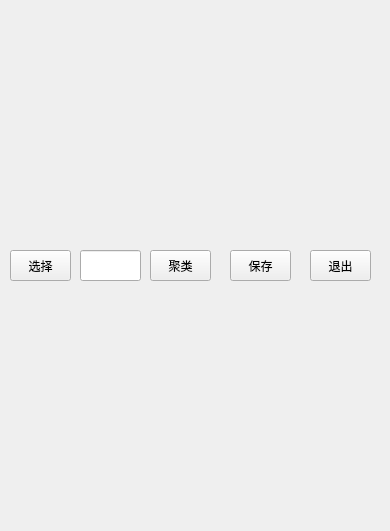
<?xml version="1.0" encoding="UTF-8"?>
<ui version="4.0">
 <class>cluster_cv</class>
 <widget class="QMainWindow" name="cluster_cv">
  <property name="geometry">
   <rect>
    <x>0</x>
    <y>0</y>
    <width>390</width>
    <height>531</height>
   </rect>
  </property>
  <property name="windowTitle">
   <string>cluster_cv</string>
  </property>
  <widget class="QWidget" name="centralWidget">
   <widget class="QPushButton" name="choose_button">
    <property name="geometry">
     <rect>
      <x>10</x>
      <y>250</y>
      <width>61</width>
      <height>31</height>
     </rect>
    </property>
    <property name="styleSheet">
     <string notr="true">QPushButton{

}
QPushButton:pressed{
background-color:rgba(100,255,100,200);
border-color:rgba(255,255,255,30);
border-style:inset;
color:rgba(0,0,0,100);
}
QPushButton:hover{
background-color:rgba(100,255,100,100);
border-color:rgba(255,255,255,200);
color:rgba(0,0,0,200);
}</string>
    </property>
    <property name="text">
     <string>选择</string>
    </property>
   </widget>
   <widget class="QPushButton" name="cluster_button">
    <property name="geometry">
     <rect>
      <x>150</x>
      <y>250</y>
      <width>61</width>
      <height>31</height>
     </rect>
    </property>
    <property name="styleSheet">
     <string notr="true">QPushButton{

}
QPushButton:pressed{
background-color:rgba(100,255,100,200);
border-color:rgba(255,255,255,30);
border-style:inset;
color:rgba(0,0,0,100);
}
QPushButton:hover{
background-color:rgba(100,255,100,100);
border-color:rgba(255,255,255,200);
color:rgba(0,0,0,200);
}</string>
    </property>
    <property name="text">
     <string>聚类</string>
    </property>
   </widget>
   <widget class="QPushButton" name="close_button">
    <property name="geometry">
     <rect>
      <x>310</x>
      <y>250</y>
      <width>61</width>
      <height>31</height>
     </rect>
    </property>
    <property name="styleSheet">
     <string notr="true">QPushButton{

}
QPushButton:pressed{
background-color:rgba(100,255,100,200);
border-color:rgba(255,255,255,30);
border-style:inset;
color:rgba(0,0,0,100);
}
QPushButton:hover{
background-color:rgba(100,255,100,100);
border-color:rgba(255,255,255,200);
color:rgba(0,0,0,200);
}</string>
    </property>
    <property name="text">
     <string>退出</string>
    </property>
   </widget>
   <widget class="QPushButton" name="save_button">
    <property name="geometry">
     <rect>
      <x>230</x>
      <y>250</y>
      <width>61</width>
      <height>31</height>
     </rect>
    </property>
    <property name="styleSheet">
     <string notr="true">QPushButton{

}
QPushButton:pressed{
background-color:rgba(100,255,100,200);
border-color:rgba(255,255,255,30);
border-style:inset;
color:rgba(0,0,0,100);
}
QPushButton:hover{
background-color:rgba(100,255,100,100);
border-color:rgba(255,255,255,200);
color:rgba(0,0,0,200);
}</string>
    </property>
    <property name="text">
     <string>保存</string>
    </property>
   </widget>
   <widget class="QLabel" name="origin_picture">
    <property name="geometry">
     <rect>
      <x>10</x>
      <y>10</y>
      <width>361</width>
      <height>231</height>
     </rect>
    </property>
    <property name="text">
     <string/>
    </property>
   </widget>
   <widget class="QLabel" name="handled_picture">
    <property name="geometry">
     <rect>
      <x>10</x>
      <y>290</y>
      <width>361</width>
      <height>231</height>
     </rect>
    </property>
    <property name="text">
     <string/>
    </property>
   </widget>
   <widget class="QLineEdit" name="threshold">
    <property name="geometry">
     <rect>
      <x>80</x>
      <y>250</y>
      <width>61</width>
      <height>31</height>
     </rect>
    </property>
   </widget>
  </widget>
 </widget>
 <layoutdefault spacing="6" margin="11"/>
 <resources/>
 <connections/>
</ui>
